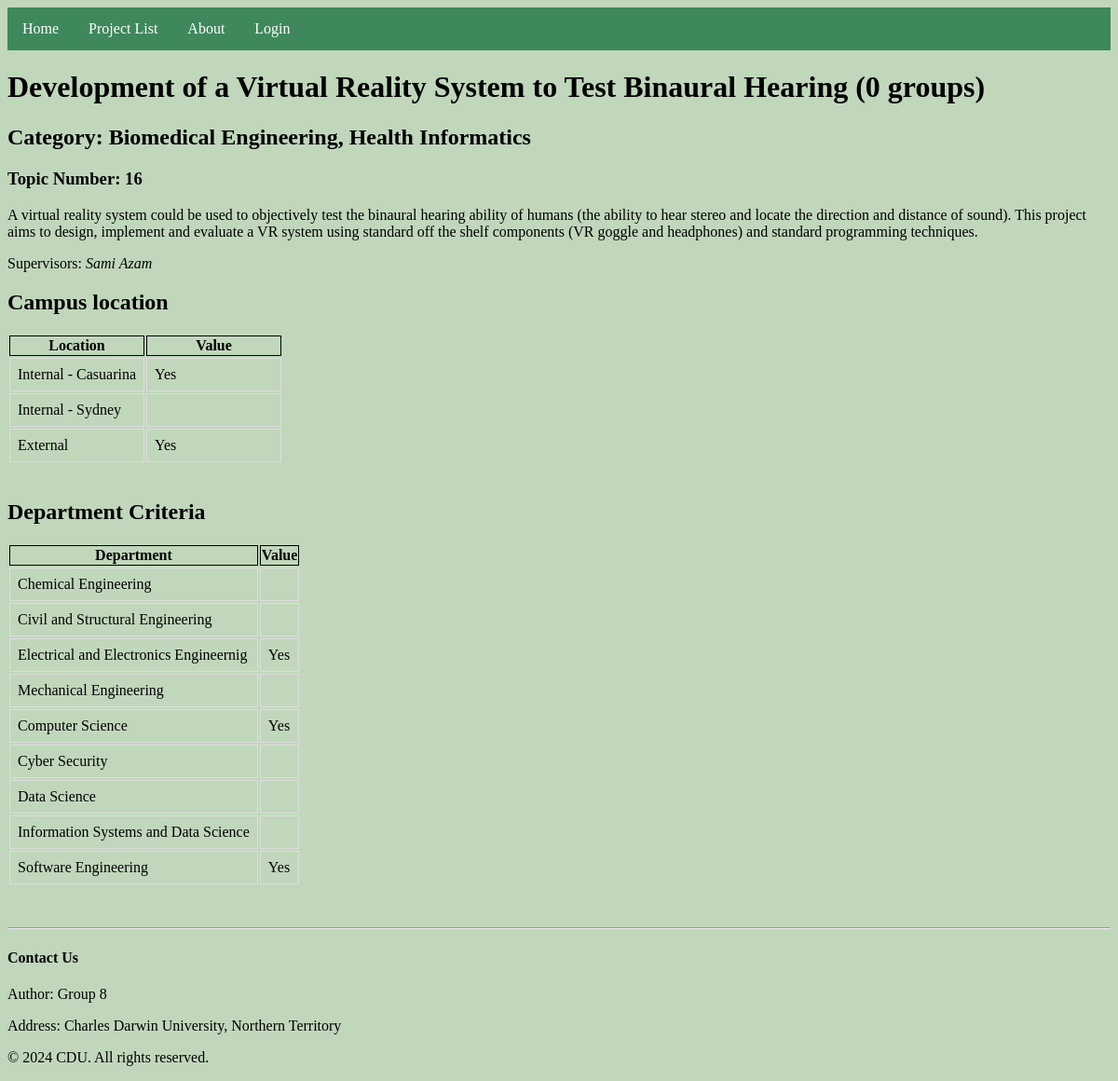
Page /projects/16 on the committed database.
### g8_app/models.py (models this page shows, shortened)
class Project(models.Model):
    topic_number = models.IntegerField()
    title = models.CharField(max_length=200)
    description = models.TextField()
    bullet_points = models.TextField(blank=True)
    supervisors = models.ForeignKey(Supervisor, on_delete=models.CASCADE, related_name='projects', null=True, blank=True)
    category = models.ManyToManyField(Category, blank=True)
    locations = models.ManyToManyField(Location, blank=True)
    departments = models.ManyToManyField(Department, blank=True)
    group_count = models.PositiveIntegerField(default=0)

class Category(models.Model):
    name = models.CharField(max_length=100)

class Supervisor(models.Model):
    user = models.OneToOneField(CustomUser, on_delete=models.CASCADE, related_name='supervisor_profile')
    name = models.CharField(max_length=100)
    def __str__(self):
        return self.name

class Location(models.Model):
    name = models.CharField(max_length=100)

class Department(models.Model):
    name = models.CharField(max_length=100)

### g8_app/views.py (the view)
# urls.py: path('projects/<int:id>', views.projDetails, name='projDetails'),
def projDetails(request, id):
    project = get_object_or_404(Project, topic_number=id)
    locations = Location.objects.all()
    departments = Department.objects.all()
    bullet_points = [point for point in project.bullet_points.split('\n') if point.strip()]
    context = {
        'project': project,
        'loc': locations,
        'dep': departments,
        'bullet_points': bullet_points,
    }
    return render(request, 'g8_app/projDetails.html', context)

### g8_app/templates/g8_app/projDetails.html (shortened to what this page needs)
{% extends 'g8_app/base.html' %}
{% load static %}
{% block cssFile %}
    <link href="{% static './projDetails.css' %}" rel="stylesheet">
    <link href="{% static './projList.css' %}" rel="stylesheet">
{% endblock cssFile %}
{% block webpage %}
    {% if project %}
        <h1>{{ project.title }} ({{ project.group_count }} group{{ project.group_count|pluralize}})</h1>
        <h2>Category:
        {% for cat in project.category.all %}
            {{ cat.name }}{% if not forloop.last %}, {% endif %}
        {% endfor %}
        </h2>
        <h3>Topic Number: {{ project.topic_number }}</h3>
        <p>{{ project.description }}</p>
        <p>Supervisors:
            <em>{{ project.supervisors }}</em>
        </p>
        <h2>Campus location </h2>
        <section class="location">
            <table>
                <tr>
                    <th>Location</th>
                    <th>Value</th>
                </tr>
                {% for l in loc %}
                    <tr>
                        <td>{{ l.name }}</td>
                        <td>
                            {% if l in project.locations.all %}
                                Yes
                            {% endif %}
                        </td>
                    </tr>
                {% endfor %}
            </table>
        </section>
        <br>
        <h2>Department Criteria</h2>
        <section class="criteria">
            <table>
                <tr>
                    <th>Department</th>
                    <th>Value</th>
                </tr>
                {% for d in dep %}
                    <tr>
                        <td>{{ d.name }}</td>
                        <td>
                            {% if d in project.departments.all %}
                                Yes
                            {% endif %}
                        </td>
                    </tr>
                {% endfor %}
            </table>
        </section>
    {% endif %}
{% endblock webpage %}

### g8_app/static/styles.css (style rules this page uses)
body { background-color: #C0D7BB; }

### g8_app/static/projDetails.css (style rules this page uses)
.location { width:100%; margin-top:20px; }
.criteria { width:100%; margin-top: 20px; }
.location, .criteria { border-collapse: collapse; }
.location th, .location td, .criteria th, .criteria td { border: 1px solid black; }
.location th { width: 50%; }
.location td, .criteria td { padding: 8px; border: 1px solid #ddd; }

### rows in the picture
Project: title "Development of a Virtual Reality System to Test Binaural Hearing", group_count "0", topic_number "16", description "A virtual reality system could be used to objectively test the binaural hearing ability of humans (the ability to hear stereo and locate the direction and distance of sound). This project aims to design, implement and evaluate a VR system using standard off the shelf components (VR goggle and headphones) and standard programming techniques.", supervisors "Sami Azam"
Category: name "Biomedical Engineering"
Category: name "Health Informatics"
Location: name "Internal - Casuarina", shows "Yes"
Location: name "Internal - Sydney"
Location: name "External", shows "Yes"
Department: name "Chemical Engineering"
Department: name "Civil and Structural Engineering"
Department: name "Electrical and Electronics Engineernig", shows "Yes"
Department: name "Mechanical Engineering"
Department: name "Computer Science", shows "Yes"
Department: name "Cyber Security"
Department: name "Data Science"
Department: name "Information Systems and Data Science"
Department: name "Software Engineering", shows "Yes"
